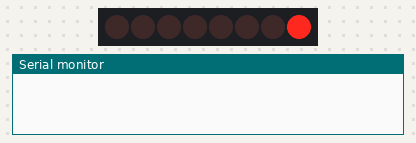
The sketch below on a simulated Arduino Uno, built with avr-gcc and run on an emulated ATmega328P. On the bench: 8 shift-register outputs drawn as a row of LEDs (first output left, lit = HIGH), the last lines printed to the serial monitor. Wiring (inferred from the names in the program): shift register (74HC595): data pin 12; shift clock pin 9; latch pin 11. Wiring (inferred from the signals the program sends): row of LEDs: on Q0, Q1, Q2, Q3, Q4, Q5, Q6, Q7.

Above: at 0.3 s.
At 4.8 s:
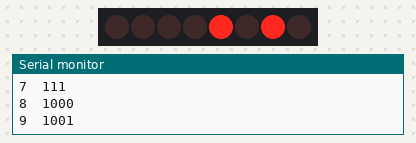
At 9.8 s:
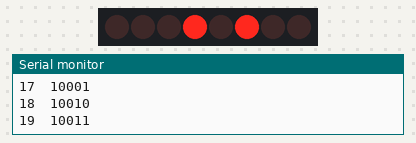
At 19.8 s:
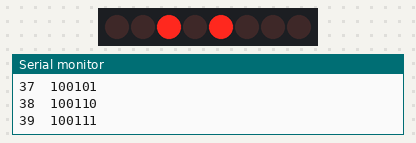
At 29.3 s:
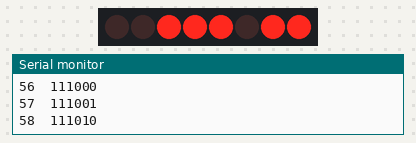
At 39.3 s:
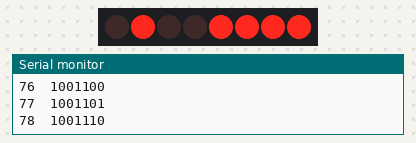
Timing chart, 0 to 40.0 s (numbered marks = the images above):
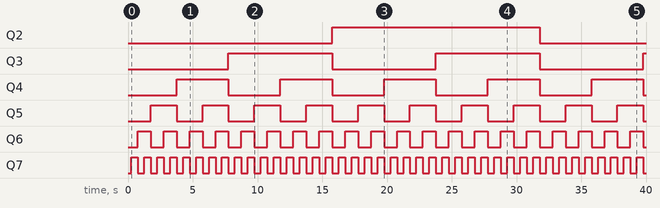

Measured:
- by itself, Q2: LOW → HIGH at 15.8 s, → LOW 16.0 s later
- by itself, Q3: alternates HIGH for 8.0 s and LOW for 8.0 s
- by itself, Q4: alternates HIGH for 4.0 s and LOW for 4.0 s
- by itself, Q5: alternates HIGH for 2.0 s and LOW for 2.0 s
- by itself, Q6: alternates HIGH for 1.0 s and LOW for 1.0 s
- by itself, Q7: alternates HIGH for 0.50 s and LOW for 0.50 s

The sketch:

LED_binary_counter_with_8bytes.ino
```cpp
int latchpin = 11;
int clockpin = 9;
int datapin = 12;
int dt = 250;
byte LED1S = 0b00000000;
int num = 1;
void setup() {
  // put your setup code here, to run once:
pinMode(latchpin,OUTPUT);
pinMode(datapin,OUTPUT);
pinMode(clockpin,OUTPUT);
Serial.begin(9600);
}

void loop() {
  // put your main code here, to run repeatedly:
digitalWrite(latchpin,LOW);
shiftOut(datapin,clockpin,LSBFIRST,LED1S);
digitalWrite(latchpin,HIGH);
delay(dt);
LED1S = LED1S+1;
digitalWrite(latchpin,LOW);
shiftOut(datapin,clockpin,LSBFIRST,LED1S);
digitalWrite(latchpin,HIGH);
delay(dt);
Serial.print(num);
Serial.print("  ");
Serial.println(LED1S,BIN);
num = num + 1;
if (num == 257){
  num = 1;
}
if (LED1S== 11111111){
  LED1S = 00000000;
}
}
```
